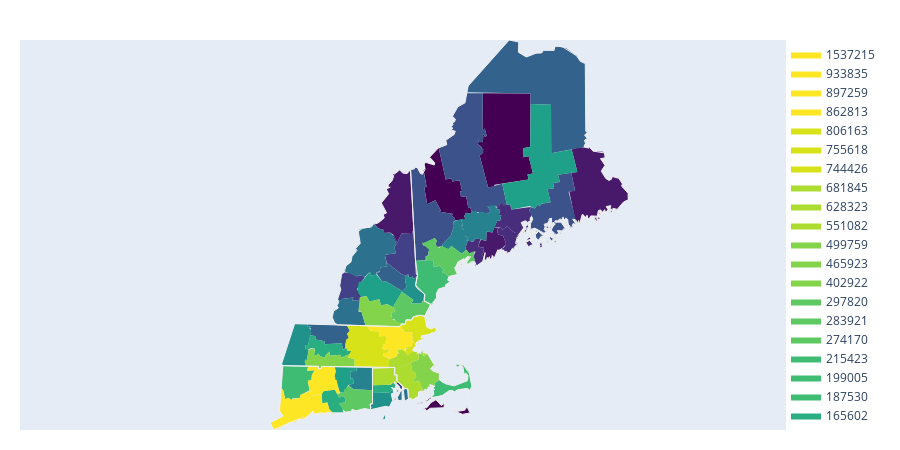

Notebook code cell kept with this figure:
### Code cell
import plotly.figure_factory as ff

import pandas as pd

NE_states = ['Connecticut', 'Maine', 'Massachusetts',
            'New Hampshire', 'Rhode Island']
df_sample = pd.read_csv(
    'https://raw.githubusercontent.com/plotly/datasets/master/minoritymajority.csv'
)
df_sample_r = df_sample[df_sample['STNAME'].isin(NE_states)]
colorscale = ['rgb(68.0, 1.0, 84.0)',
'rgb(66.0, 64.0, 134.0)',
'rgb(38.0, 130.0, 142.0)',
'rgb(63.0, 188.0, 115.0)',
'rgb(216.0, 226.0, 25.0)']

values_eg = df_sample_r['TOT_POP'].tolist()
fips_eg = df_sample_r['FIPS'].tolist()
fig = ff.create_choropleth(
    fips=fips_eg, values=values_eg, scope=NE_states, show_state_data=True
)
fig.show()
